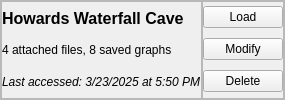
                         <widget class="QFrame" name="example_loadfile_container">
                          <property name="frameShape">
                           <enum>QFrame::StyledPanel</enum>
                          </property>
                          <property name="frameShadow">
                           <enum>QFrame::Raised</enum>
                          </property>
                          <layout class="QHBoxLayout" name="horizontalLayout_22">
                           <property name="spacing">
                            <number>0</number>
                           </property>
                           <property name="leftMargin">
                            <number>0</number>
                           </property>
                           <property name="topMargin">
                            <number>0</number>
                           </property>
                           <property name="rightMargin">
                            <number>0</number>
                           </property>
                           <property name="bottomMargin">
                            <number>0</number>
                           </property>
                           <item>
                            <widget class="QFrame" name="example_loadfile_info">
                             <property name="sizePolicy">
                              <sizepolicy hsizetype="Expanding" vsizetype="Preferred">
                               <horstretch>0</horstretch>
                               <verstretch>0</verstretch>
                              </sizepolicy>
                             </property>
                             <property name="frameShape">
                              <enum>QFrame::StyledPanel</enum>
                             </property>
                             <property name="frameShadow">
                              <enum>QFrame::Raised</enum>
                             </property>
                             <layout class="QVBoxLayout" name="verticalLayout_19">
                              <property name="spacing">
                               <number>0</number>
                              </property>
                              <property name="leftMargin">
                               <number>0</number>
                              </property>
                              <property name="topMargin">
                               <number>0</number>
                              </property>
                              <property name="rightMargin">
                               <number>0</number>
                              </property>
                              <property name="bottomMargin">
                               <number>0</number>
                              </property>
                              <item>
                               <widget class="QLabel" name="label_26">
                                <property name="font">
                                 <font>
                                  <pointsize>12</pointsize>
                                  <bold>true</bold>
                                 </font>
                                </property>
                                <property name="text">
                                 <string>Howards Waterfall Cave</string>
                                </property>
                               </widget>
                              </item>
                              <item>
                               <widget class="QLabel" name="label_27">
                                <property name="text">
                                 <string>4 attached files, 8 saved graphs</string>
                                </property>
                               </widget>
                              </item>
                              <item>
                               <widget class="QLabel" name="label_28">
                                <property name="font">
                                 <font>
                                  <italic>true</italic>
                                 </font>
                                </property>
                                <property name="text">
                                 <string>Last accessed: 3/23/2025 at 5:50 PM</string>
                                </property>
                               </widget>
                              </item>
                             </layout>
                            </widget>
                           </item>
                           <item>
                            <widget class="QFrame" name="example_loadfile_buttons">
                             <property name="frameShape">
                              <enum>QFrame::StyledPanel</enum>
                             </property>
                             <property name="frameShadow">
                              <enum>QFrame::Raised</enum>
                             </property>
                             <layout class="QVBoxLayout" name="verticalLayout_20">
                              <property name="spacing">
                               <number>6</number>
                              </property>
                              <property name="leftMargin">
                               <number>0</number>
                              </property>
                              <property name="topMargin">
                               <number>0</number>
                              </property>
                              <property name="rightMargin">
                               <number>0</number>
                              </property>
                              <property name="bottomMargin">
                               <number>0</number>
                              </property>
                              <item>
                               <widget class="QPushButton" name="pushButton_3">
                                <property name="text">
                                 <string>Load</string>
                                </property>
                               </widget>
                              </item>
                              <item>
                               <widget class="QPushButton" name="pushButton_4">
                                <property name="text">
                                 <string>Modify</string>
                                </property>
                               </widget>
                              </item>
                              <item>
                               <widget class="QPushButton" name="pushButton_7">
                                <property name="text">
                                 <string>Delete</string>
                                </property>
                               </widget>
                              </item>
                             </layout>
                            </widget>
                           </item>
                          </layout>
                         </widget>
